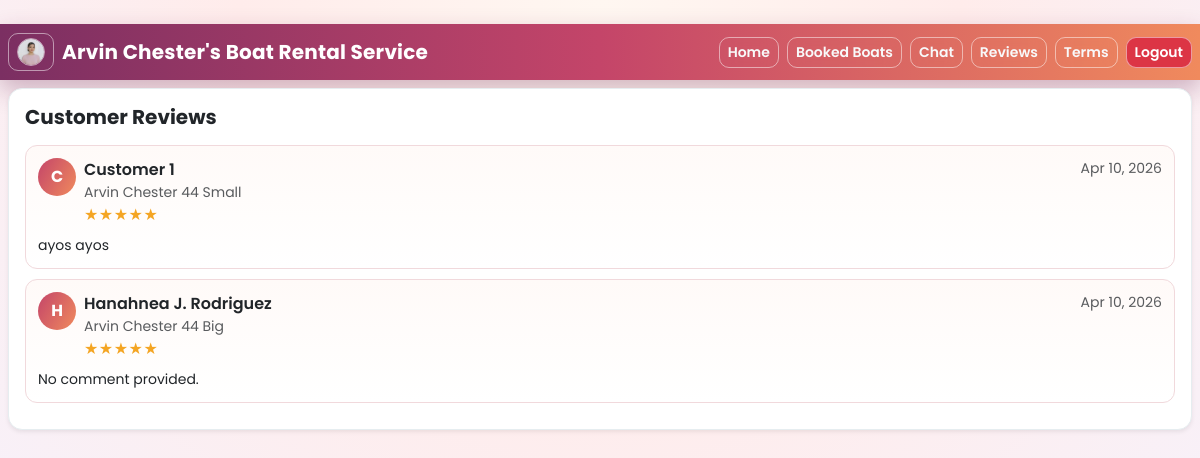
The page /reviews (signed in) on the database its author committed.
### app.py (models this page shows, shortened)
class User(UserMixin, db.Model):
    id = db.Column(db.Integer, primary_key=True)
    full_name = db.Column(db.String(120), nullable=False)
    email = db.Column(db.String(120), unique=True, nullable=False)
    phone = db.Column(db.String(40), nullable=False)
    bio = db.Column(db.Text, default="")
    profile_image_path = db.Column(db.String(255))
    last_seen_at = db.Column(db.DateTime, default=datetime.now)
    password_hash = db.Column(db.String(255), nullable=False)
    role = db.Column(db.String(20), default="customer", nullable=False)  # customer, owner, admin
    created_at = db.Column(db.DateTime, default=datetime.utcnow)

class Review(db.Model):
    id = db.Column(db.Integer, primary_key=True)
    customer_id = db.Column(db.Integer, db.ForeignKey("user.id"), nullable=False)
    boat_id = db.Column(db.Integer, db.ForeignKey("boat.id"), nullable=False)
    rating = db.Column(db.Integer, nullable=False)
    comment = db.Column(db.Text, default="")
    created_at = db.Column(db.DateTime, default=datetime.utcnow)

class Boat(db.Model):
    id = db.Column(db.Integer, primary_key=True)
    name = db.Column(db.String(120), nullable=False)
    capacity = db.Column(db.Integer, nullable=False)
    hourly_rate = db.Column(db.Float, nullable=False)
    available_for_fishing = db.Column(db.Boolean, default=True)
    description = db.Column(db.Text, default="")
    image_url = db.Column(db.String(255), nullable=False)
    owner_id = db.Column(db.Integer, db.ForeignKey("user.id"), nullable=False)

### app.py (the view, shortened to what this page needs)
@app.route("/reviews", methods=["GET", "POST"])
@login_required
def reviews():
    boats = Boat.query.all()
    all_reviews = (
        db.session.query(Review, User.full_name, Boat.name)
        .join(User, Review.customer_id == User.id)
        .join(Boat, Review.boat_id == Boat.id)
        .order_by(Review.created_at.desc())
        .all()
    )
    return render_template("reviews.html", boats=boats, all_reviews=all_reviews)

### app.py (called while the page is built)
@login_manager.user_loader
def load_user(user_id):
    return db.session.get(User, int(user_id))

@app.before_request
def update_last_seen():
    if current_user.is_authenticated:
        current_user.last_seen_at = datetime.now()
        db.session.commit()

@app.context_processor
def inject_counts():
    if current_user.is_authenticated:
        notif_count = Notification.query.filter_by(user_id=current_user.id).count()
        chat_notif_count = (
            db.session.query(db.func.count(Message.id))
            .filter(Message.receiver_id == current_user.id, Message.seen_at.is_(None))
            .scalar()
        )
        return {"notif_count": notif_count, "chat_notif_count": chat_notif_count}
    return {"notif_count": 0, "chat_notif_count": 0}

### templates/reviews.html (shortened to what this page needs)
{% extends 'base.html' %}
{% block content %}
<div class="row g-4">
  <div class="{% if current_user.role == 'customer' %}col-lg-8{% else %}col-lg-12{% endif %}">
    <div class="card shadow-sm">
      <div class="card-body">
        <div class="d-flex justify-content-between align-items-center mb-3">
          <h5 class="mb-0">Customer Reviews</h5>
        </div>
        {% for review, user_name, boat_name in all_reviews %}
        <div class="review-item">
          <div class="d-flex align-items-start justify-content-between gap-2">
            <div class="d-flex gap-2">
              <div class="review-avatar">{{ user_name[:1] }}</div>
              <div>
                <div class="fw-semibold">{{ user_name }}</div>
                <div class="small text-muted">{{ boat_name }}</div>
                <div class="review-stars">{{ "★" * review.rating }}{{ "☆" * (5-review.rating) }}</div>
              </div>
            </div>
            <small class="text-muted">{{ review.created_at.strftime('%b %d, %Y') }}</small>
          </div>
          <p class="small mb-0 mt-2">{{ review.comment or 'No comment provided.' }}</p>
        </div>
        {% else %}
        <p class="text-muted mb-0">No reviews submitted yet.</p>
        {% endfor %}
      </div>
    </div>
  </div>
</div>
{% endblock %}

### templates/base.html (shortened to what this page needs)
﻿<!doctype html>
<html lang="en">
<head>
  <link href="https://cdn.jsdelivr.net/npm/bootstrap@5.3.3/dist/css/bootstrap.min.css" rel="stylesheet">
  <link rel="stylesheet" href="{{ url_for('static', filename='css/style.css') }}">
</head>
<body>
  <nav class="navbar navbar-expand-lg navbar-dark custom-nav">
    <div class="container-fluid px-2">
      {% if current_user.is_authenticated %}
        <a class="btn btn-sm btn-outline-light nav-pill me-2 ms-0" href="{{ url_for('profile') }}" title="Profile">
          {% if current_user.profile_image_path %}
            <img src="{{ current_user.profile_image_path }}" alt="Profile" class="profile-avatar-img">
          {% else %}
            <span class="profile-avatar">{{ current_user.full_name[:1] }}</span>
          {% endif %}
        </a>
      {% endif %}
      <a class="navbar-brand fw-bold" href="{{ url_for('index') }}">Arvin Chester's Boat Rental Service</a>
      <div class="collapse navbar-collapse" id="navMenu">
        <ul class="navbar-nav ms-auto gap-2 w-100 justify-content-end">
          <li class="nav-item"><a class="btn btn-sm btn-outline-light nav-pill" href="{{ url_for('index') }}">Home</a></li>
          {% if current_user.is_authenticated %}
            {% if current_user.role == 'admin' %}
              <li class="nav-item"><a class="btn btn-sm btn-outline-light nav-pill" href="{{ url_for('admin_bookings') }}">Booked Boats</a></li>
            {% elif current_user.role == 'owner' %}
              <li class="nav-item"><a class="btn btn-sm btn-outline-light nav-pill" href="{{ url_for('owner_booked_boats') }}">Booked Boats</a></li>
            {% else %}
              <li class="nav-item"><a class="btn btn-sm btn-outline-light nav-pill" href="{{ url_for('my_bookings') }}">My Bookings</a></li>
            {% endif %}
            <li class="nav-item">
              <a class="btn btn-sm btn-outline-light nav-pill position-relative" href="{{ url_for('chat') }}">
                Chat
              </a>
            </li>
            <li class="nav-item"><a class="btn btn-sm btn-outline-light nav-pill" href="{{ url_for('reviews') }}">Reviews</a></li>
            <li class="nav-item"><a class="btn btn-sm btn-outline-light nav-pill" href="{{ url_for('terms') }}">Terms</a></li>
            <li class="nav-item"><a class="btn btn-sm btn-danger nav-pill" href="{{ url_for('logout') }}">Logout</a></li>
          {% endif %}
        </ul>
      </div>
    </div>
  </nav>
  <main class="{% if request.endpoint == 'index' %}container py-4{% else %}container-fluid px-2 py-2{% endif %}">
    {% block content %}{% endblock %}
  </main>
</body>
</html>

### static/css/style.css (style rules this page uses)
body { font-family: "Poppins", "Segoe UI", sans-serif; background: radial-gradient(circle at top, #fff7f1 0%, #ffeceb 36%, #f4f3ff 100%); color: #3d2c2e; min-height: 100vh; }
.custom-nav { background: linear-gradient(90deg, #7b2f62, #c44569, #f08a5d); box-shadow: 0 10px 25px rgba(104, 33, 78, 0.3); }
.nav-pill { border-radius: 999px; backdrop-filter: blur(8px); border-color: rgba(255, 255, 255, 0.5) !important; transition: all 0.2s ease; }
.navbar-brand { letter-spacing: 0.2px; }
.profile-avatar-img { width: 28px; height: 28px; border-radius: 50%; object-fit: cover; border: 1px solid rgba(255, 255, 255, 0.55); }
.card { border: 1px solid #e6edf0; border-radius: 14px; box-shadow: 0 10px 30px rgba(14, 39, 57, 0.06); }
h2, h3, h4, h5, h6 { font-weight: 700; }
.btn { border-radius: 10px; font-weight: 600; }
.review-item { border: 1px solid #f1d9dc; border-radius: 12px; padding: 12px; margin-bottom: 10px; background: linear-gradient(180deg, #fffaf8, #fff); }
.review-avatar { width: 38px; height: 38px; border-radius: 50%; display: inline-flex; align-items: center; justify-content: center; font-weight: 700; color: #fff; background: linear-gradient(120deg, #c44569, #f08a5d); }
.review-stars { color: #f4a523; letter-spacing: 0.5px; }

### rows shown on the page
User: profile_image_path (picture)
Review: full_name "C", full_name "Customer 1", name "Arvin Chester 44 Small", rating "★★★★★", created_at "Apr 10, 2026", comment "ayos ayos"
Review: full_name "H", full_name "Hanahnea J. Rodriguez", name "Arvin Chester 44 Big", rating "★★★★★", created_at "Apr 10, 2026", comment "No comment provided."
